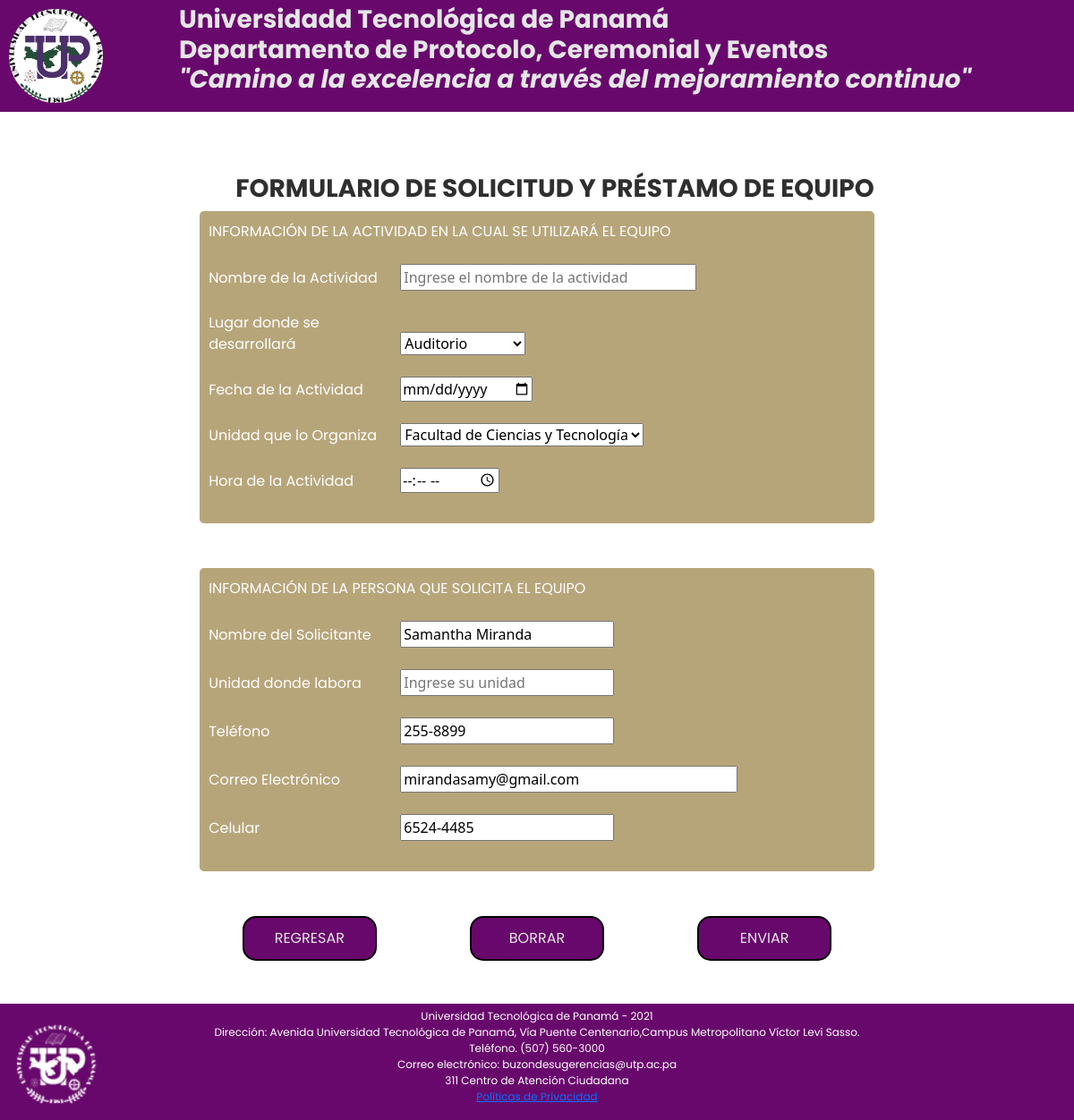
Page /paginas/formEquipo2.php (signed in) on the committed database.
### tables this page shows
CREATE TABLE `usuario` (
  `id` int(11) NOT NULL,
  `nombre` varchar(50) NOT NULL,
  `apellido` varchar(50) NOT NULL,
  `email` varchar(250) NOT NULL,
  `password` varchar(250) NOT NULL,
  `tipoUsuario` int(2) NOT NULL
);

CREATE TABLE `telefono` (
  `idTelefono` int(11) NOT NULL,
  `telefono` varchar(20) NOT NULL,
  `idUsuario` int(11) NOT NULL
);

CREATE TABLE `celular` (
  `idCelular` int(11) NOT NULL,
  `celular` varchar(20) NOT NULL,
  `idUsuario` int(11) NOT NULL
);

### procesos/consultaUser.php (called while the page is built)
<?php
    include("../config/conexion.php");
    $id_usuario=$_SESSION['id'];
    $result=$conn->query("SELECT * FROM usuario WHERE id='$id_usuario'");
    $datoUser=$result->fetch(PDO::FETCH_OBJ);
?>

### paginas/formEquipo2.php (the view, shortened to what this page needs)
<?php
    include("../procesos/consultaUser.php");
    $sql=$conn->query("SELECT * FROM telefono WHERE idUsuario='$id_usuario'");
    $datoTel=$sql->fetch(PDO::FETCH_OBJ);
    $sql2=$conn->query("SELECT * FROM celular WHERE idUsuario='$id_usuario'");
    $datoCel=$sql2->fetch(PDO::FETCH_OBJ);
?>
<!DOCTYPE html>
<html>
<head>
	<link rel="stylesheet" type="text/css" href="../CSS/estilo.css">
    <link href ="../CSS/bootstrap.min.css" rel ="stylesheet">
    <link href="../CSS/list-groups.css" rel="stylesheet">
</head>
<body class="cuerpo">
    <div id="page-container">
      <div id="content-wrap">
            <header class="tope">
                <img src="../imagenes/logo.png" class="logo">
                <h3 class="titulosHeader">Universidadd Tecnológica de Panamá<br>Departamento de Protocolo, Ceremonial y Eventos<br><i>"Camino a la excelencia a través del mejoramiento continuo"</i></h3>
            </header>
            <br><br>
        <div class="centrar">
            <form method="POST" action="../procesos/procesarEquipo.php">
                <form>
                        <h3 class="titulosHeaderBlack">FORMULARIO DE SOLICITUD Y PRÉSTAMO DE EQUIPO</h3>
                        <div id="divPrimero">
                            <div class="cajamarron">
                                <label class="textoCuerpoWhite">INFORMACIÓN DE LA ACTIVIDAD EN LA CUAL SE UTILIZARÁ EL EQUIPO</label>
                                <br><br>
                                        <label class="textoCuerpoWhite labelEspacio">Nombre de la Actividad</label>
                                        <input type="text" id="nomActividad" class="txtbox" placeholder="Ingrese el nombre de la actividad" name="nomActividad" size="30">
                                        <br><br>
                                        <label class="textoCuerpoWhite labelEspacio">Lugar donde se desarrollará</label>
                                        <select name="lugarActividad" id="lugarActividad" class="txtbox">
                                        <option value="1">Auditorio</option>
                                        </select>
                                        <br><br>
                                        <label class="textoCuerpoWhite labelEspacio">Fecha de la Actividad</label>
                                        <input type="date" id="fechaActividad" class="txtbox" placeholder="" name="fechaActividad">
                                        <br><br>
                                        <label class="textoCuerpoWhite labelEspacio">Unidad que lo Organiza</label>
                                        <select name="unidadOrg" id="unidadOrg" class="txtbox">
                                        <option value="1">Facultad de Ciencias y Tecnología</option>
                                        </select>
                                        <br><br>
                                        <label class="textoCuerpoWhite labelEspacio">Hora de la Actividad</label>
                                        <input type="time" id="horaActividad" class="txtbox" placeholder="" name="horaActividad">
                                        <br><br>
                            </div>
                            <div class="cajamarron">
                                <label class="textoCuerpoWhite ">INFORMACIÓN DE LA PERSONA QUE SOLICITA EL EQUIPO</label>
                                <br><br>
                                        <label class="textoCuerpoWhite labelEspacio">Nombre del Solicitante</label>
                                        <input type="text" id="nomSolicitante" class="txtbox" name="nomSolicitante" value="<?php echo $datoUser->nombre." ".$datoUser->apellido; ?>"readonly>
                                        <br><br>
                                        <label class="textoCuerpoWhite labelEspacio"> Unidad donde labora</label>
                                        <input type="text" id="unidadLabor" class="txtbox" placeholder="Ingrese su unidad" name="unidadLabor">
                                        <br><br>
                                        <label class="textoCuerpoWhite labelEspacio">Teléfono</label>
                                        <input type="text" id="telefono" class="txtbox" name="telefono" value="<?php echo $datoTel->telefono; ?>" readonly>
                                        <br><br>
                                        <label class="textoCuerpoWhite labelEspacio">Correo Electrónico</label>
                                        <input type="text" id="correo" class="txtbox" name="correo" size="35" value="<?php echo $datoUser->email; ?>"readonly>
                                        <br><br>
                                        <label class="textoCuerpoWhite labelEspacio">Celular</label>
                                        <input type="text" id="celular" class="txtbox" name="celular" value="<?php echo $datoCel->celular; ?>" readonly>
                                        <br><br>
                            </div>
                                        <a href="menuPrincipal.php"><button class="redondo espacioBoton6" type="button"><label class="textoCuerpo">REGRESAR</label></button></a>
                                        <button class="redondo espacioBoton5" type="reset"><label class="textoCuerpo">BORRAR</label></button>
                                        <button class="redondo espacioBoton5" type="button" id="okButton" onclick="myFunction()"><label class="textoCuerpo">ENVIAR</label></button>
                        </div>
                </form>
        </div>
            <br><br>
        </div>
                <footer id="footer">
                    <img src="../imagenes/logo-footer.png" class="logo">
                    Universidad Tecnológica de Panamá - 2021
                    <br>
                        Dirección: Avenida Universidad Tecnológica de Panamá, Vía Puente Centenario,Campus Metropolitano Víctor Levi Sasso.
                        <br>
                        Teléfono. (507) 560-3000
                        <br>
                        Correo electrónico: buzondesugerencias@utp.ac.pa
                        <br>
                        311 Centro de Atención Ciudadana
                        <br>
                        <a class="politicas" href="https://aig.gob.pa/acercade/disclaimer/">Políticas de Privacidad</a>
                </footer>
    </div>
</body>
</html>

### CSS/estilo.css (style rules this page uses)
html { background-color: #68086c; }
.titulosHeader { font-family: 'Poppins', sans-serif; padding-left: 200px; padding-top: 5px; text-align: left; font-weight: bold; color:#e6e6e7 ; }
.titulosHeaderBlack { font-family: 'Poppins', sans-serif; padding-top: 5px; padding-left:40px; text-align: left; font-weight: bold; color:#2f2f2f ; }
.textoCuerpo { font-family: 'Poppins', sans-serif; color:#e6e6e7 ; }
.textoCuerpoWhite { font-family: 'Poppins', sans-serif; color:white ; }
.labelEspacio { width: 200px; }
.centrar { text-align: center; display: flex; justify-content: center; align-items: center; }
body { width:100%; background-color:#FFFFFF; margin:auto; }
.tope { width:100%; height:125px; padding-top: 0px; background-color: #68086c; text-align: center; }
.cuerpo { background-color: #FFFFFF; }
#page-container { position: relative; min-height: 100vh; }
#content-wrap { padding-bottom: 7.5rem; }
#footer { position: absolute; bottom: 0; width: 100%; height: 7.5rem; background-color: #68086c; text-align: center; font-family: 'Poppins', sans-serif; color:#FFFFFF; padding-top: 5px; font-size: 12px; }
.logo { position:absolute; left:0px; width: 125px; height: 125px; padding: 10px; }
.redondo { border-radius: 15px; border-color: #d3c0d3; border: 2px solid; padding: 5px; width: 150px; height: 50px; background-color: #68086c; }
.txtbox { margin-left: 10px; }
.cajamarron { background-color: #B7A57A; padding: 10px; border-radius: 5px; margin-bottom: 50px; text-align: left; }
.espacioBoton5 { margin-left: 100px; }
.espacioBoton6 { margin-left: -200; }

### rows in the picture
usuario: nomSolicitante "Samantha Miranda", correo "mirandasamy@gmail.com"
telefono: telefono "255-8899"
celular: celular "6524-4485"
